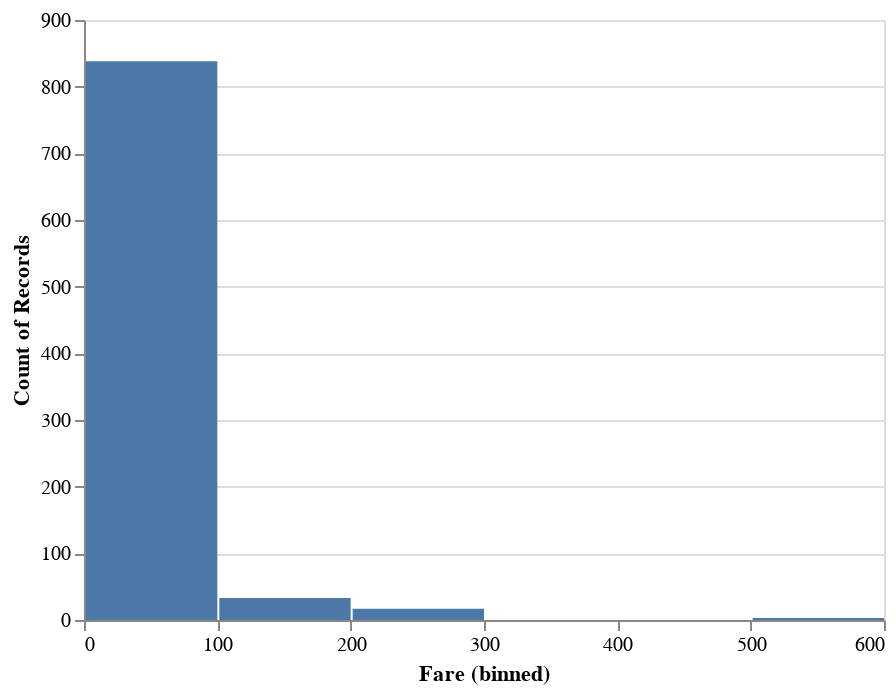

This figure's notebook cell:
### Code cell
alt.Chart(source).mark_bar().encode(
    alt.X("Fare:Q", bin=True),
    y='count()',
)

### Figure 1 — Vega-Lite specification as saved in the notebook (floating-point values rounded to 4 significant figures; data arrays with more than 128 entries replaced by an {"elided": "..."} marker saying what was removed)
{"config": {"view": {"continuousWidth": 400, "continuousHeight": 300}}, "data": {"name": "data-93290830beea3a875eeab316df346c54"}, "mark": "bar", "encoding": {"x": {"type": "quantitative", "bin": true, "field": "Fare"}, "y": {"type": "quantitative", "aggregate": "count"}}, "$schema": "https://vega.github.io/schema/vega-lite/v4.8.1.json", "datasets": {"data-93290830beea3a875eeab316df346c54": {"elided": "891 records"}}}
